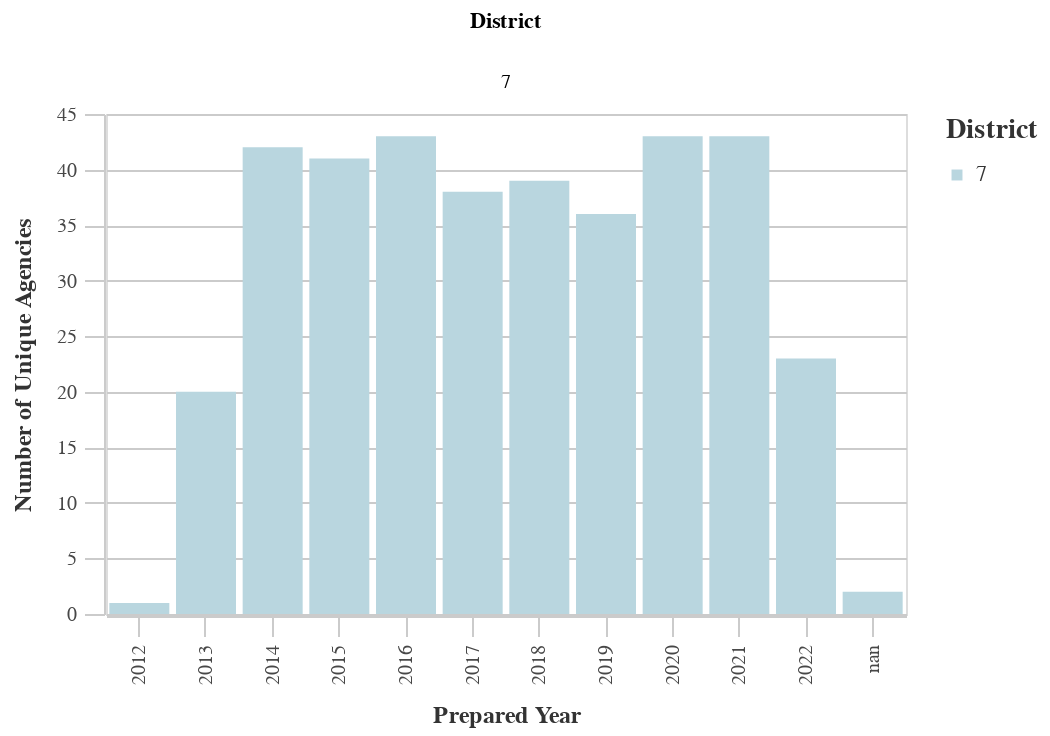

Notebook cell for this chart:
### Markdown cell above
### Number of Unique Prefix Codes by District

### Code cell
#Unique Prefixes by Dist
dist_years_prefix = ((
        df
        >> group_by(_.prepared_y, _.dist)
        >> summarize(n=_.prefix.nunique())
        >> arrange(-_.prepared_y)
    ).rename(columns={'dist':'District', 'n':'Count'}))

chart11 = (alt.Chart(dist_years_prefix).mark_bar().encode(
        column='District:N',
        x=alt.X('prepared_y:O', title='Prepared Year'),
        y=alt.Y('Count:Q', title='Number of Unique Agencies'),
        color = alt.Color("District:N", 
                              scale=alt.Scale(
                                  range=altair_utils.CALITP_SEQUENTIAL_COLORS),  
                               legend=alt.Legend(title="District")
                              ),
       # tooltip=[alt.Tooltip('prepared_y', title='Prepared Year'), 
       #         alt.Tooltip('Count', title='Number')],
                              ))
chart11 = styleguide.preset_chart_config(chart11)
#chart11 = _dla_utils.add_tooltip(chart11, 'prepared_y','Count')
chart11 = chart11.encode(tooltip=[alt.Tooltip('prepared_y', title='Prepared Year'), 
                alt.Tooltip('Count', title='Number')])
    

display(chart11)

### Figure 1 — Vega-Lite specification as saved in the notebook (floating-point values rounded to 4 significant figures)
{"config": {"view": {"continuousWidth": 400, "continuousHeight": 300}, "axis": {"domainColor": "#cbcbcb", "grid": true, "gridColor": "#cbcbcb", "gridWidth": 1, "labelColor": "#474747", "labelFont": "Nunito Sans", "labelFontSize": 10, "labelPadding": 4, "tickColor": "#cbcbcb", "tickSize": 10, "titleColor": "#333", "titleFont": "Raleway", "titleFontSize": 12, "titlePadding": 10}, "axisBand": {"grid": false}, "background": "white", "font": "Raleway", "header": {"labelFont": "Nunito Sans", "titleFont": "Raleway"}, "legend": {"labelColor": "#333", "labelFont": "Nunito Sans", "labelFontSize": 11, "labelLimit": 0, "padding": 1, "symbolSize": 30, "symbolType": "square", "titleColor": "#333", "titleFont": "Raleway", "titleFontSize": 14, "titlePadding": 10}, "title": {"anchor": "middle", "font": "Raleway", "fontSize": 18, "fontWeight": 300, "offset": 20}}, "data": {"name": "data-727fdf09b23135e8af1a36aba7c0a0de"}, "mark": "bar", "encoding": {"color": {"field": "District", "legend": {"title": "District"}, "scale": {"range": ["#B9D6DF", "#8CBCCB", "#2EA8CE", "#136C97", "#0B405B"]}, "type": "nominal"}, "column": {"field": "District", "type": "nominal"}, "tooltip": [{"field": "prepared_y", "title": "Prepared Year", "type": "nominal"}, {"field": "Count", "title": "Number", "type": "quantitative"}], "x": {"field": "prepared_y", "title": "Prepared Year", "type": "ordinal"}, "y": {"field": "Count", "title": "Number of Unique Agencies", "type": "quantitative"}}, "height": 250, "width": 400, "$schema": "https://vega.github.io/schema/vega-lite/v4.17.0.json", "datasets": {"data-727fdf09b23135e8af1a36aba7c0a0de": [{"prepared_y": "nan", "District": 7, "Count": 2}, {"prepared_y": "2022", "District": 7, "Count": 23}, {"prepared_y": "2021", "District": 7, "Count": 43}, {"prepared_y": "2020", "District": 7, "Count": 43}, {"prepared_y": "2019", "District": 7, "Count": 36}, {"prepared_y": "2018", "District": 7, "Count": 39}, {"prepared_y": "2017", "District": 7, "Count": 38}, {"prepared_y": "2016", "District": 7, "Count": 43}, {"prepared_y": "2015", "District": 7, "Count": 41}, {"prepared_y": "2014", "District": 7, "Count": 42}, {"prepared_y": "2013", "District": 7, "Count": 20}, {"prepared_y": "2012", "District": 7, "Count": 1}]}}
